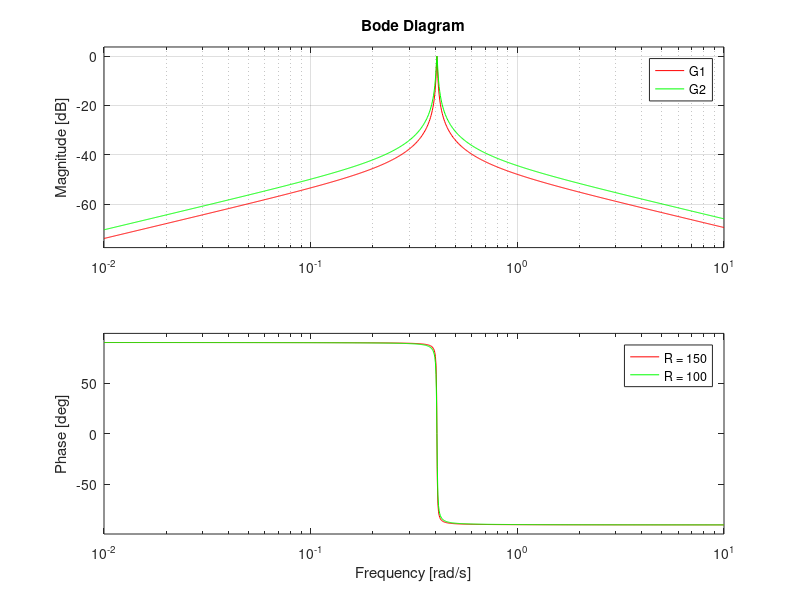

The MATLAB source for this figure:
clc;
clear all;
close all;
L = 3; C = 2;
R1 = 150;   G1 = tf([1/(R1*C) 0],[1 1/(R1*C) 1/(L*C)]);
R2 = 100;  G2 = tf([1/(R2*C) 0],[1 1/(R2*C) 1/(L*C)]);
bode(G1,'r',G2,'g'), grid
legend('R = 150','R = 100')